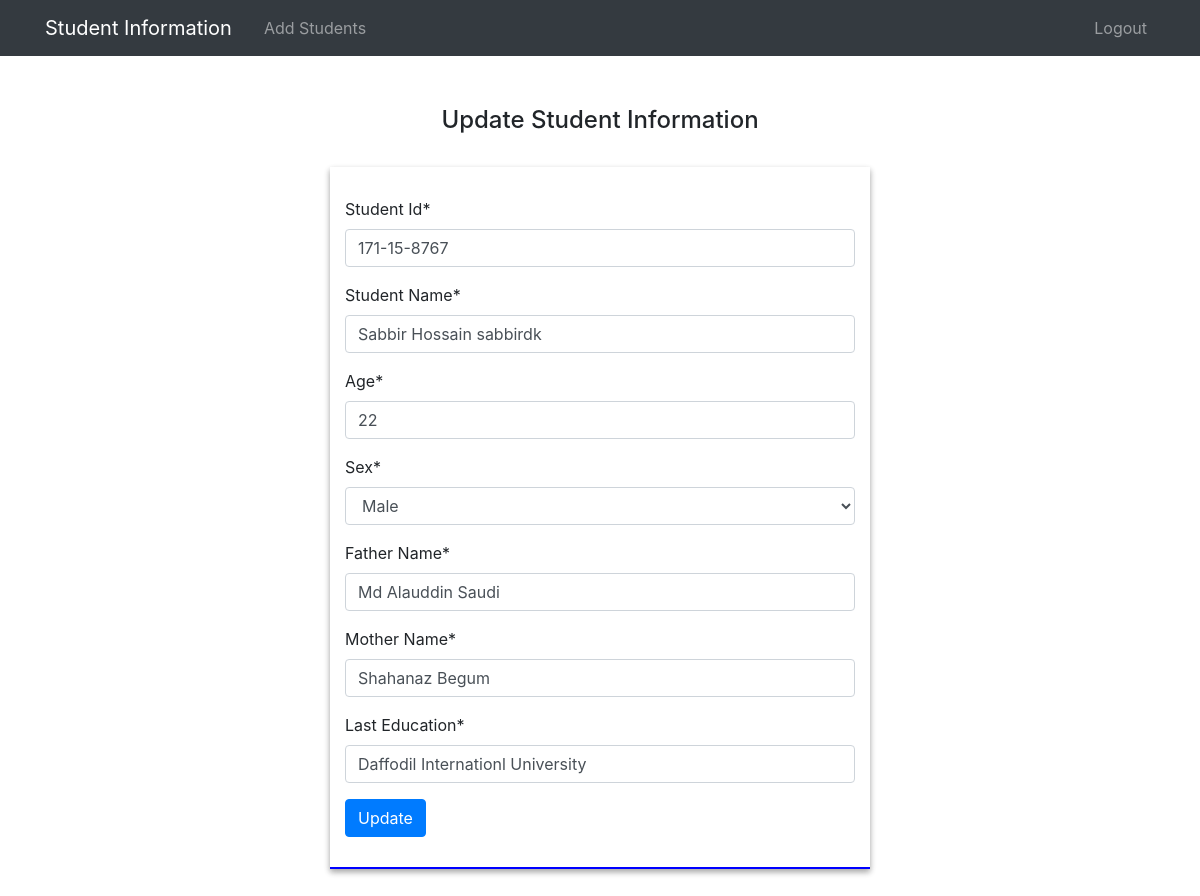
Page /1/update_view/ (signed in) on the earlier database version.
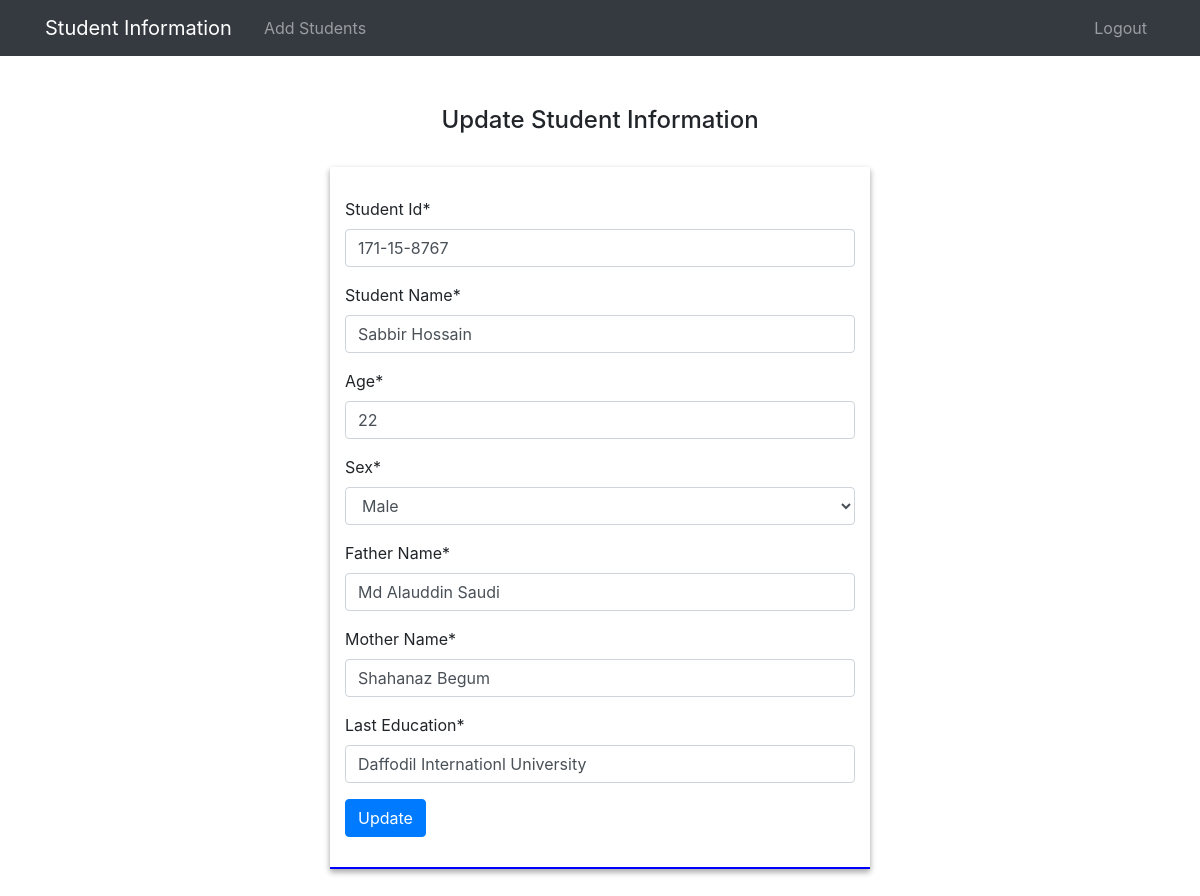
Same page on the later database version.
### student/models.py (models this page shows, shortened)
class Student(models.Model):
    GENDER_CHOICES = (
        ('male', 'Male'),
        ('female', 'Female'))
    stu_id = models.CharField(max_length=50, unique=True,error_messages={'unique':"this Student id is already exists"})
    name = models.CharField(max_length=50)
    age = models.IntegerField()
    sex =  models.CharField(max_length=50, choices=GENDER_CHOICES)
    father_Name = models.CharField(max_length=50)
    mother_Name = models.CharField(max_length=50)
    last_Education = models.CharField(max_length=50)

### student/views.py (the view)
# urls.py: path('<id>/update_view/', update_view,name="update_view"),
@permission_required('auth.view_user')
def update_view(request, id):
    obj = get_object_or_404(Student, id = id)
    form = studentform(request.POST or None, instance = obj)
    if form.is_valid():
        form.save()
        return redirect('home')
    context = {
        'form' : form
    }
    return render(request, "update_view.html", context)

### student/forms.py
class studentform(forms.ModelForm):
    def __init__(self, *args, **kwargs):
        super(studentform, self).__init__(*args, **kwargs)
        self.fields['stu_id'].label = "Student Id"
        self.fields['name'].label =  "Student Name"
        self.fields['age'].label = "Age"
        self.fields['sex'].label = "Sex"
        self.fields['father_Name'].label = "Father Name"
        self.fields['mother_Name'].label = "Mother Name"
        self.fields['last_Education'].label = "Last Education"
        self.fields['stu_id'].widget.attrs.update(
            {
                'placeholder': 'ex:171-15-8767',
            }
        )
        self.fields['name'].widget.attrs.update(
            {
                'placeholder': 'Enter Full Name',
            }
        )
        self.fields['last_Education'].widget.attrs.update(
            {
                'placeholder': 'ex: Daffodil International University',
            }
        )
    class Meta:
        model = Student
        fields = '__all__'

### student/templates/update_view.html (shortened to what this page needs)
{% extends "base.html" %}
{% load static %}
{% block content %}
{% load crispy_forms_tags %}
    <div class="col-lg-12 student">
        <div class="container">
            <div class="row">
                <div class="col-lg-12 text-center">
                    <h4>Update Student Information</h4> <br>
                </div>
                <div class="col-lg-6 mx-auto forms">
                    <form action="." method="post">
                        {{form|crispy}}
                        <input class="btn btn-primary" type="submit" value="Update">
                    </form>
                </div>
            </div>
        </div>
    </div>
{% endblock content %}

Differences in the rows shown:
changed Student "Male": name "Sabbir Hossain sabbirdk" → "Sabbir Hossain"
